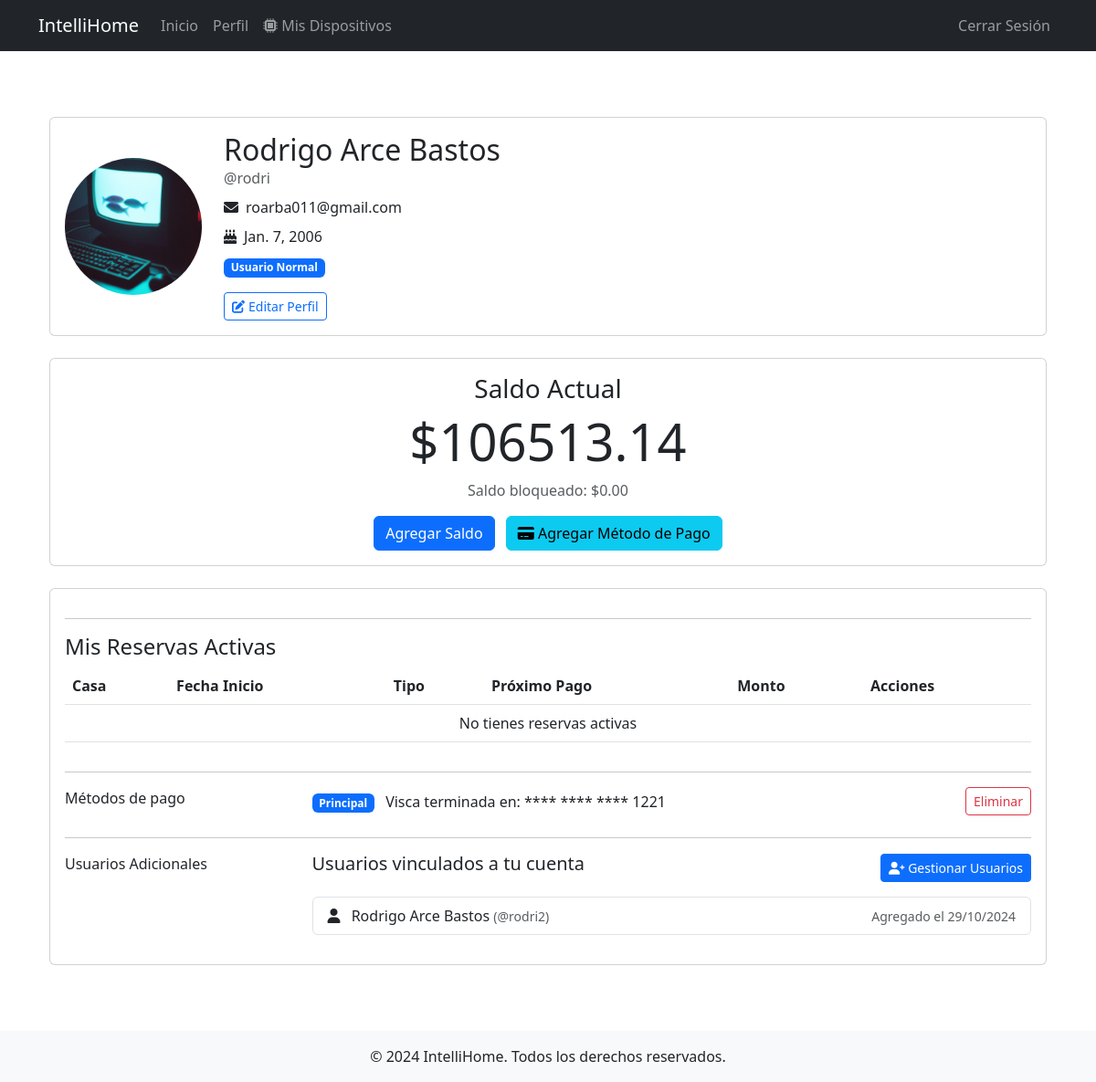
Page /profile/ (signed in) on the earlier database version.
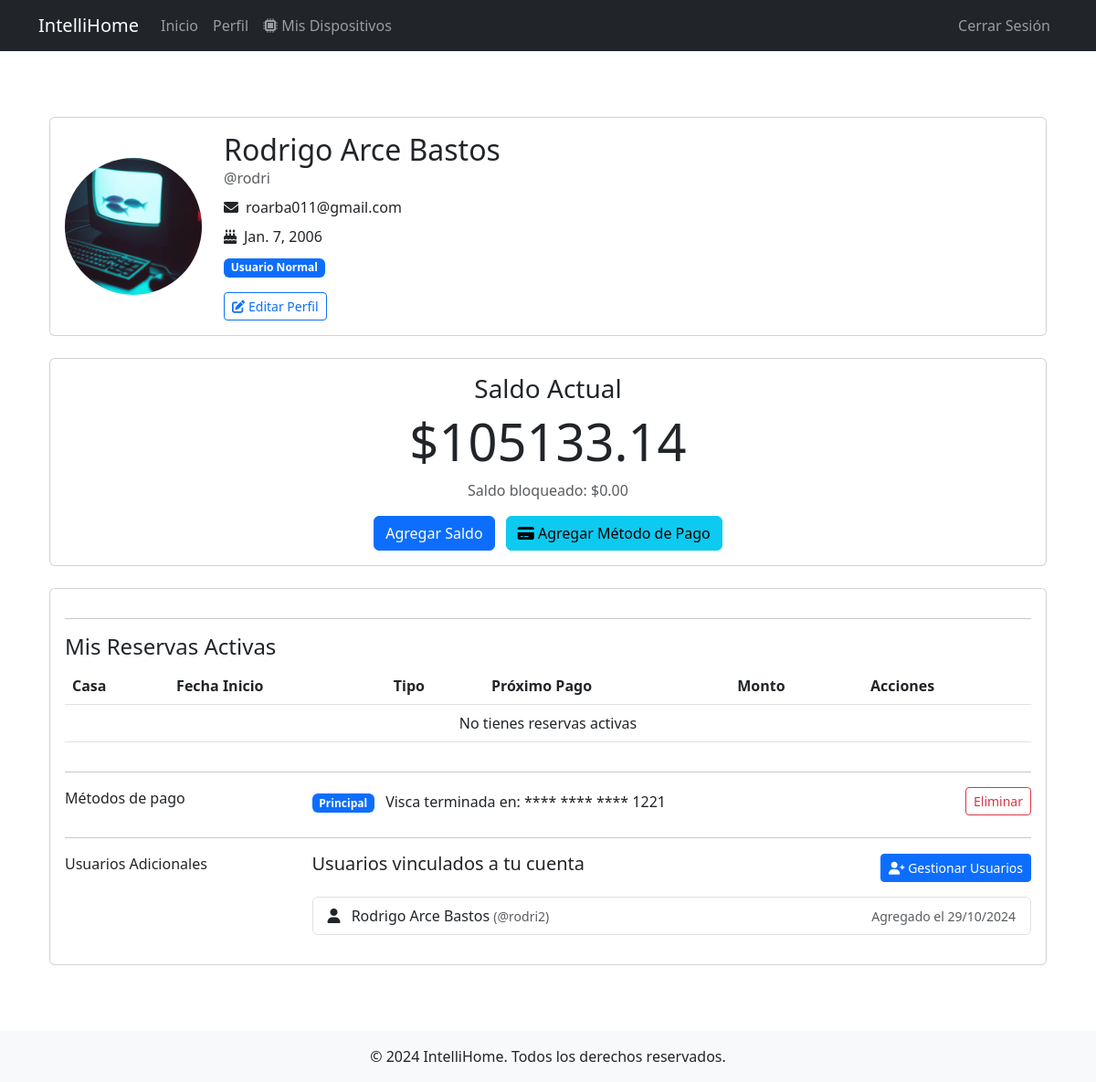
Same page on the later database version.
### accounts/models.py (models this page shows, shortened)
class PerfilUsuario(models.Model):
    user = models.OneToOneField(User, on_delete=models.CASCADE)
    fecha_nacimiento = models.DateField()
    foto_perfil = models.ImageField(upload_to='perfiles/', null=True, blank=True)
    incluir_pago = models.BooleanField(default=False)
    estilos_casa = models.ManyToManyField(EstiloCasa)
    tipos_transporte = models.ManyToManyField(TipoTransporte)
    email_verificado = models.BooleanField(default=False)
    codigo_verificacion = models.CharField(max_length=6, null=True, blank=True)
    codigo_enviado_en = models.DateTimeField(auto_now_add=True)
    intentos_verificacion = models.IntegerField(default=0)
    ultimo_codigo_enviado = models.DateTimeField(null=True, blank=True)
    esta_habilitado = models.BooleanField(default=True)
    razon_deshabilitado = models.TextField(blank=True, null=True)
    fecha_deshabilitado = models.DateTimeField(null=True, blank=True)
    saldo = models.DecimalField(max_digits=10, decimal_places=2, default=0)
    ultima_actualizacion_saldo = models.DateTimeField(default=timezone.now)
    saldo_bloqueado = models.DecimalField(max_digits=10, decimal_places=2, default=0)  # Para reservas pendientes
    nombre_tarjetahabiente = models.CharField(max_length=100, blank=True, null=True)
    numero_tarjeta = models.CharField(max_length=16, blank=True, null=True)
    fecha_validez = models.DateField(blank=True, null=True)
    numero_verificador = models.CharField(max_length=4, blank=True, null=True)
    marca_tarjeta = models.CharField(max_length=20, blank=True, null=True)
    def get_user_status(self):
        if self.user.is_superuser:
            return 'Administrador Principal'
        return 'Usuario Normal'

### accounts/views.py (the view)
# urls.py: path('profile/', views.profile, name='profile'),
@login_required
def profile(request):
    perfil = request.user.perfilusuario
    usuarios_adicionales = UsuarioAdicional.objects.filter(usuario_principal=request.user)
    reservas_activas = Reserva.objects.filter(
        usuario=request.user,
        estado__in=['PAGADA', 'CONFIRMADA', 'TEMPORAL']
    ).select_related('casa__estilo')
    reservas_vigentes = []
    for reserva in reservas_activas:
        if not reserva.esta_expirada():
            reserva.tiempo_restante = reserva.tiempo_restante_pago()
            reservas_vigentes.append(reserva)
    context = {
        'perfil': perfil,
        'reservas_activas': reservas_vigentes,
        'usuarios_adicionales': usuarios_adicionales,
    }
    return render(request, 'accounts/user_profile.html', context)

### properties/models.py (called while the page is built)
    def esta_expirada(self):
        if self.estado not in ['PAGADA', 'CONFIRMADA']:
            return False
        minutos_limite = 5  # 5 minutos representan un mes en tiempo simulado
        ultima_fecha = self.fecha_ultimo_pago if self.fecha_ultimo_pago else self.fecha_reserva
        tiempo_transcurrido = timezone.now() - ultima_fecha
        if tiempo_transcurrido.total_seconds() / 60 > minutos_limite:
            self.estado = 'NO_PAGADO'
            self.casa.disponible = True
            self.casa.save()
            return True
        return False

### accounts/templates/accounts/user_profile.html (shortened to what the changed rows need)
{% extends 'base.html' %}
{% block content %}
<div class="container py-5">
    <div class="row">
        <div class="col-md-12 mb-4">
            <div class="card">
                <div class="card-body">
                    <div class="d-none d-md-flex align-items-center">
                        <div class="me-4">
                            {% if perfil.foto_perfil %}
                                <img src="{{ perfil.foto_perfil.url }}" alt="Foto de perfil"
                                     class="rounded-circle"
                                     style="width: 150px; height: 150px; object-fit: cover;">
                            {% else %}
                                <img src="https://via.placeholder.com/150" alt="Foto de perfil por defecto"
                                     class="rounded-circle"
                                     style="width: 150px; height: 150px; object-fit: cover;">
                            {% endif %}
                        </div>
                        <div>
                            <h2 class="mb-0">{{ request.user.get_full_name }}</h2>
                            <p class="text-muted mb-2">@{{ request.user.username }}</p>
                            <p class="mb-2"><i class="fas fa-envelope me-2"></i>{{ request.user.email }}</p>
                            <p class="mb-2"><i class="fas fa-birthday-cake me-2"></i>{{ perfil.fecha_nacimiento }}</p>
                            <p class="mb-0">
                                <span class="badge bg-primary">{{ perfil.get_user_status }}</span>
                            </p>
                            <a href="{% url 'accounts:edit_profile' %}" class="btn btn-outline-primary btn-sm mt-3">
                                <i class="fas fa-edit me-1"></i>Editar Perfil
                            </a>
                        </div>
                    </div>
                </div>
            </div>
        </div>
    </div>
    <div class="row">
        <div class="col-md-12 mb-4">
            <div class="card">
                <div class="card-body text-center">
                    <h3>Saldo Actual</h3>
                    <h1 class="display-4">${{ perfil.saldo|floatformat:2 }}</h1>
                    <p class="text-muted">Saldo bloqueado: ${{ perfil.saldo_bloqueado|floatformat:2 }}</p>
                    <button type="button" class="btn btn-primary" data-bs-toggle="modal" data-bs-target="#agregarSaldoModal">
                        Agregar Saldo
                    </button>
                    <button type="button" class="btn btn-info ms-2" data-bs-toggle="modal" data-bs-target="#agregarMetodoPagoModal">
                        <i class="fas fa-credit-card"></i> Agregar Método de Pago
                    </button>
                </div>
            </div>
        </div>
        <div class="col-md-12">
            <div class="card">
                <div class="card-body">
                    <div class="table-responsive">
                        <table class="table">
                            <thead>
                                <tr>
                                    <th>Casa</th>
                                    <th>Fecha Inicio</th>
                                    <th>Tipo</th>
                                    <th>Próximo Pago</th>
                                    <th>Monto</th>
                                    <th>Acciones</th>
                                </tr>
                            </thead>
                        </table>
                    </div>
                </div>
            </div>
        </div>
    </div>
</div>
{% endblock %}

Differences in the rows shown:
changed PerfilUsuario "Usuario Normal": saldo "106513.14" → "105133.14"
